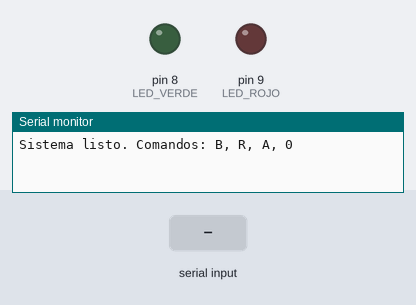
The sketch below on a simulated Arduino Uno, built with avr-gcc and run on an emulated ATmega328P. On the bench: output pins drawn as LEDs (lit = HIGH), the last lines printed to the serial monitor. The test bench sets the inputs (shaded band).

Above: at 1.2 s.
1.3 s: "B\n" received over the second serial link
At 2.3 s:
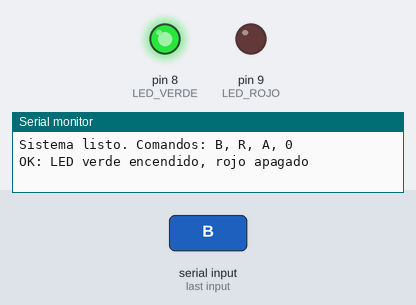
2.8 s: "R\n" received over the second serial link
At 3.4 s:
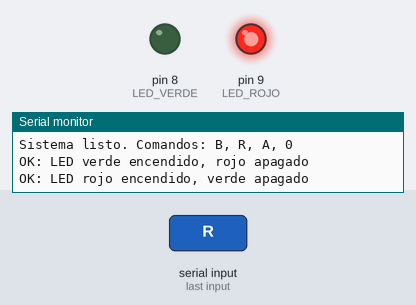
4.3 s: "A\n" received over the second serial link
At 5.5 s:
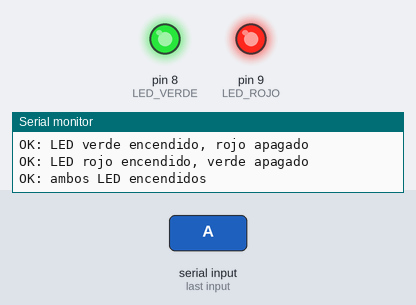
Timing chart, 0 to 7.3 s (numbered marks = the images above; inputs shaded):
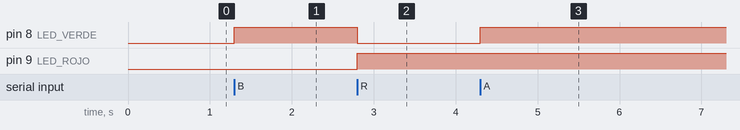

The sketch:

IoT_Semana_5_Arduino_UNO_HC_05_y_dos_LED.ino
```cpp
/*
  Entrega 2 - Internet de las Cosas
  Control de dos LED mediante HC-05 (Bluetooth simulado en Mokxi)

  Comandos recibidos desde el telefono virtual:
    B: encender LED verde y apagar rojo
    R: encender LED rojo y apagar verde
    A: encender ambos LED
    0: apagar ambos LED
    Otros: comando no valido

  Conexion serial: HC-05 TXD -> Arduino D2 (RX)
                    Arduino D3 (TX) -> divisor -> HC-05 RXD
  Los LED se conectan a D8 (verde) y D9 (rojo).
*/
#include <SoftwareSerial.h>

const byte PIN_BLUETOOTH_RX = 2;
const byte PIN_BLUETOOTH_TX = 3;
const byte LED_VERDE = 8;
const byte LED_ROJO = 9;

SoftwareSerial bluetooth(PIN_BLUETOOTH_RX, PIN_BLUETOOTH_TX);

void responder(const char* mensaje) {
  Serial.println(mensaje);
  bluetooth.println(mensaje);
}

void ejecutarComando(char comando) {
  switch (comando) {
    case 'B':
      digitalWrite(LED_VERDE, HIGH);
      digitalWrite(LED_ROJO, LOW);
      responder("OK: LED verde encendido, rojo apagado");
      break;
    case 'R':
      digitalWrite(LED_VERDE, LOW);
      digitalWrite(LED_ROJO, HIGH);
      responder("OK: LED rojo encendido, verde apagado");
      break;
    case 'A':
      digitalWrite(LED_VERDE, HIGH);
      digitalWrite(LED_ROJO, HIGH);
      responder("OK: ambos LED encendidos");
      break;
    case '0':
      digitalWrite(LED_VERDE, LOW);
      digitalWrite(LED_ROJO, LOW);
      responder("OK: ambos LED apagados");
      break;
    default:
      responder("ERROR: comando no valido. Usa B, R, A o 0");
      break;
  }
}

void setup() {
  pinMode(LED_VERDE, OUTPUT);
  pinMode(LED_ROJO, OUTPUT);
  digitalWrite(LED_VERDE, LOW);
  digitalWrite(LED_ROJO, LOW);

  Serial.begin(9600);       // Monitor serial de Arduino
  bluetooth.begin(9600);   // HC-05 en modo de datos
  responder("Sistema listo. Comandos: B, R, A, 0");
}

void loop() {
  if (bluetooth.available() > 0) {
    char comando = bluetooth.read();
    // Ignorar los terminadores habituales de un terminal.
    if (comando != '\n' && comando != '\r') {
      ejecutarComando(comando);
    }
  }
}
```

Measured:
- after the input at 1.3 s, pin 8 (LED_VERDE): LOW → HIGH at once
- after the input at 2.8 s, pin 8 (LED_VERDE): HIGH → LOW at once; pin 9 (LED_ROJO): LOW → HIGH at once
- after the input at 4.3 s, pin 8 (LED_VERDE): LOW → HIGH at once
